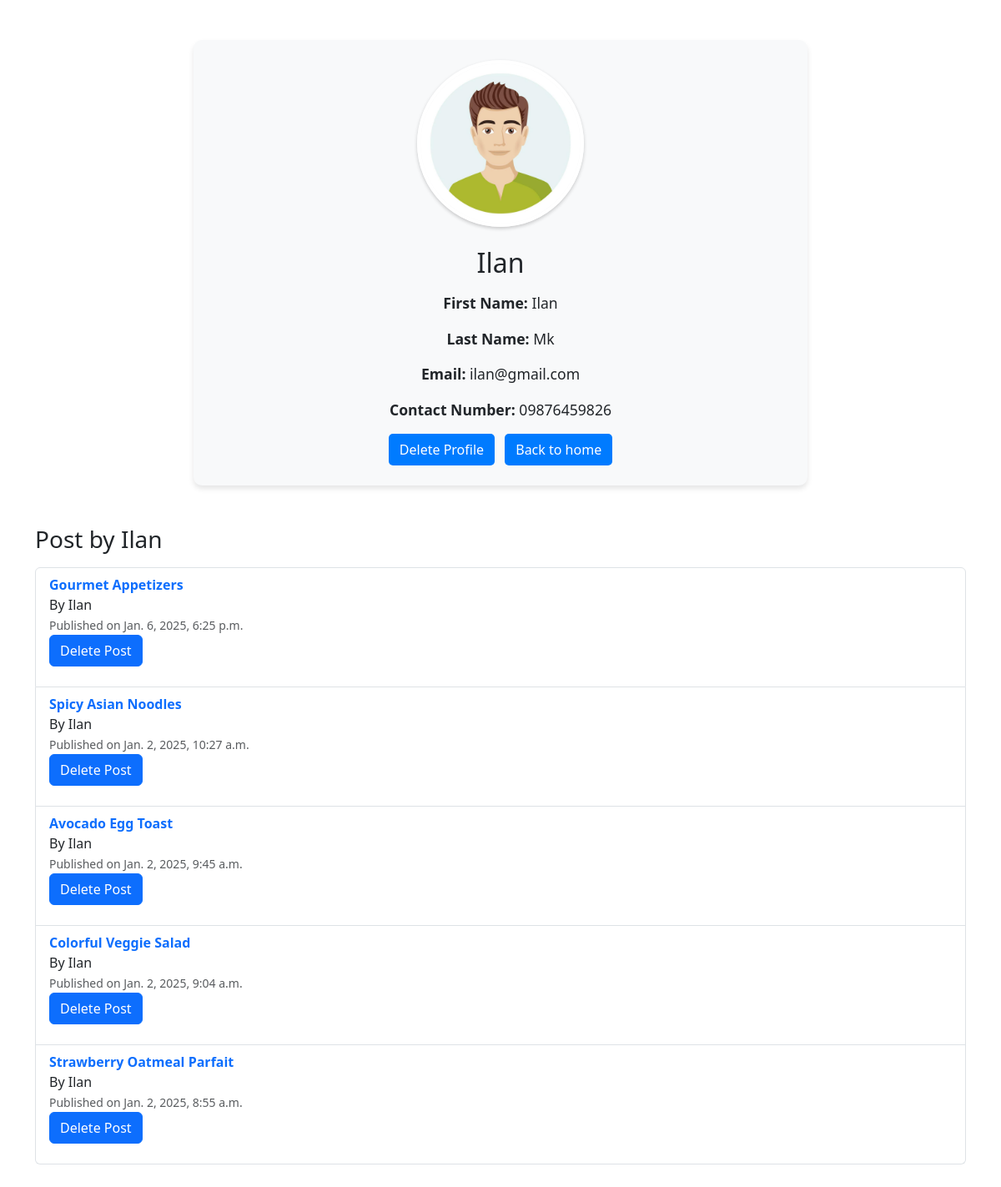
The page /adminapp/profileView/3/ on the database its author committed.
### blogapp/models.py (models this page shows, shortened)
class ProfileUser(models.Model):
    username = models.OneToOneField(User,on_delete=models.CASCADE,null=True)
    first_name = models.CharField(max_length=200,null=True)
    last_name = models.CharField(max_length=200,null=True)
    email = models.EmailField(null=True)
    profile_pic = models.ImageField(upload_to="media",null=True)
    contact_number = models.CharField(max_length=15,null=True)
    password1 = models.CharField(max_length=15)
    password2 = models.CharField(max_length=15)

class Post(models.Model):
    title = models.CharField(max_length=200)
    author = models.ForeignKey(User,on_delete=models.CASCADE)
    image = models.ImageField(upload_to="media",null=True)
    content = models.TextField()
    date_posted = models.DateTimeField(default=timezone.now)

### adminapp/views.py (the view)
# urls.py: path('profileView/<int:pk>/',views.ProfileView,name="profile_view"),
def ProfileView(request,pk):
    profile=ProfileUser.objects.get(pk=pk)
    posts=Post.objects.filter(author=profile.username).order_by('-date_posted')
    return render(request,"admin/profile_view.html",{"profile":profile,"posts":posts})

### templates/admin/profile_view.html (shortened to what this page needs)
<!DOCTYPE html>
{% load static %}
<html lang="en">
<head>
    <link href="https://cdn.jsdelivr.net/npm/bootstrap@5.3.0-alpha1/dist/css/bootstrap.min.css" rel="stylesheet">
</head>
<body>
    <div class="container py-5">
        <div class="row justify-content-center">
            <div class="col-md-8">
                <div class="profile-card border-warning p-4">
                    <div class="text-center mb-4">
                        <img
                            src="{{ profile.profile_pic.url }}"
                            alt="Profile Picture"
                            class="profile-image">
                    </div>
                    <div class="info-section">
                        <h2 class="mb-3">{{ profile.username }}</h2>
                        <p class="detail-item"><strong>First Name:</strong> {{ profile.first_name }}</p>
                        <p class="detail-item"><strong>Last Name:</strong> {{ profile.last_name }}</p>
                        <p class="detail-item"><strong>Email: </strong> {{ profile.email }}</p>
                        <p class="detail-item"><strong>Contact Number:</strong> {{ profile.contact_number }}</p>
                            <a href="{% url 'profile_delete' profile.pk %}" class="btn btn-custom">Delete Profile</a>
                            <a href="{% url 'admin_bloglist' %}" class="btn btn-custom ms-2">Back to home</a>
                        </div>
                    </div>
                </div>
                <div class="mt-5">
                    <h3 class="mb-3">Post by {{ profile.username.username }}</h3>
                        <ul class="list-group">
                            {% for post in posts %}
                                <li class="list-group-item">
                                    <a href="{% url 'view_post' post.id %}" class="text-decoration-none">
                                        <strong>{{ post.title }}</strong>
                                    </a>
                                    <p class="mb-0">By {{post.author.username}}</p>
                                    <small class="text-muted">Published on {{ post.date_posted }}</small>
                                          <p>
                                              <a href="{% url 'admin_postdelete' post.id %}" class="btn btn-primary read-more-btn">Delete Post</a>
                                          </p>
                                </li>
                            {% empty %}
                            <li class="list-group-item">
                                No posts available
                            </li>
                            {% endfor %}
                        </ul>
                </div>
            </div>
        </div>
</body>
</html>

### templates/admin/profile_view.html (style rules this page uses)
.profile-card { background: #f8f9fa; border-radius: 10px; box-shadow: 0 4px 6px rgba(0, 0, 0, 0.1); }
.profile-image { height: 200px; width: 200px; object-fit: cover; border-radius: 50%; border: 4px solid #fff; box-shadow: 0 2px 4px rgba(0, 0, 0, 0.2); }
.info-section { text-align: center; }
.btn-custom { background-color: #007bff; color: #fff; border-radius: 5px; transition: 0.3s; }
.detail-item { font-size: 1.1rem; }

### rows shown on the page
ProfileUser: profile_pic (picture), username "Ilan", first_name "Ilan", last_name "Mk", email "ilan@gmail.com", contact_number "09876459826", username.username "Ilan"
Post: title "Gourmet Appetizers", author.username "Ilan", date_posted "Jan. 6, 2025, 6:25 p.m."
Post: title "Spicy Asian Noodles", author.username "Ilan", date_posted "Jan. 2, 2025, 10:27 a.m."
Post: title "Avocado Egg Toast", author.username "Ilan", date_posted "Jan. 2, 2025, 9:45 a.m."
Post: title "Colorful Veggie Salad", author.username "Ilan", date_posted "Jan. 2, 2025, 9:04 a.m."
Post: title "Strawberry Oatmeal Parfait", author.username "Ilan", date_posted "Jan. 2, 2025, 8:55 a.m."
